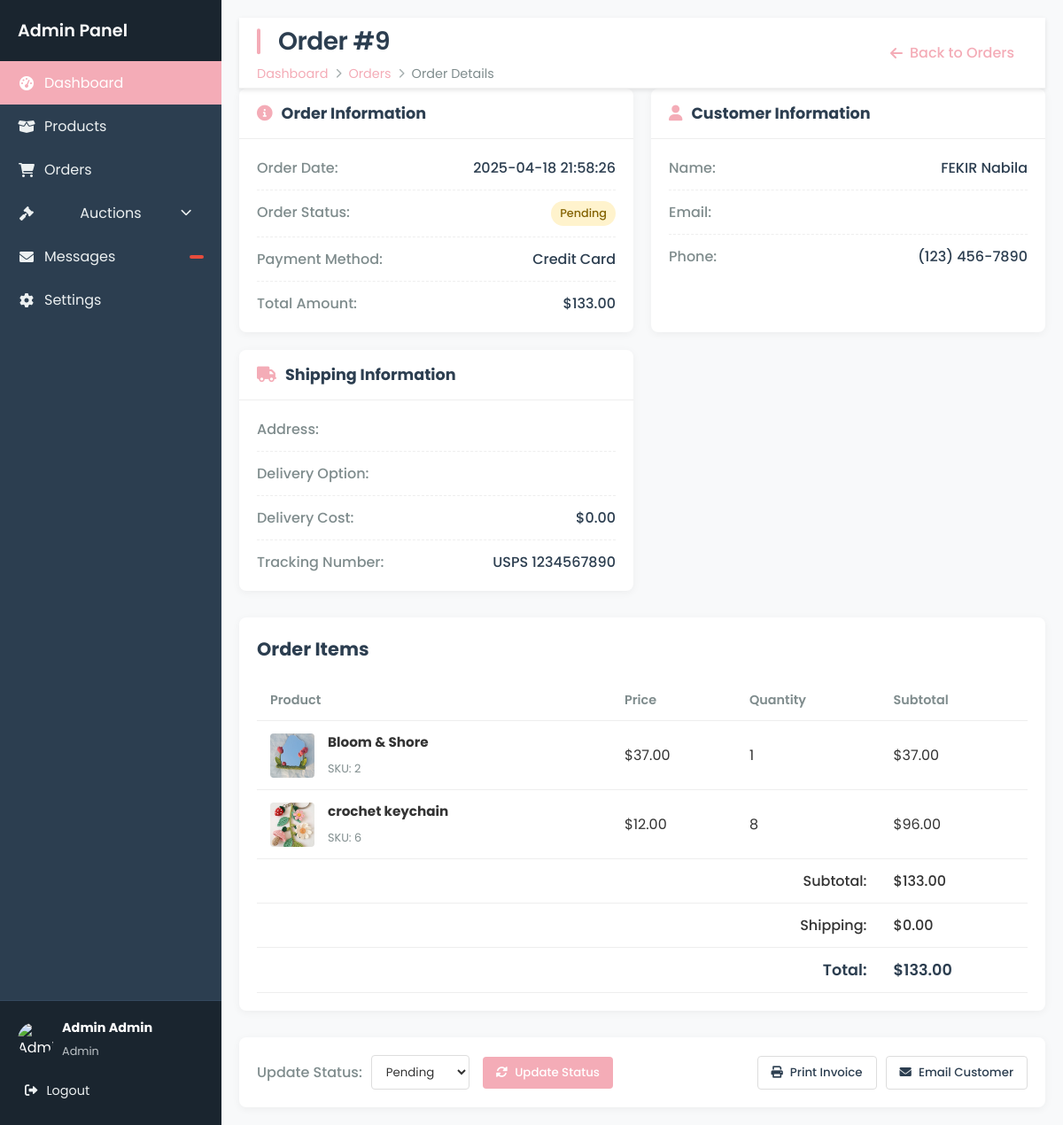
Page /order_details/9 (signed in) on the earlier database version.
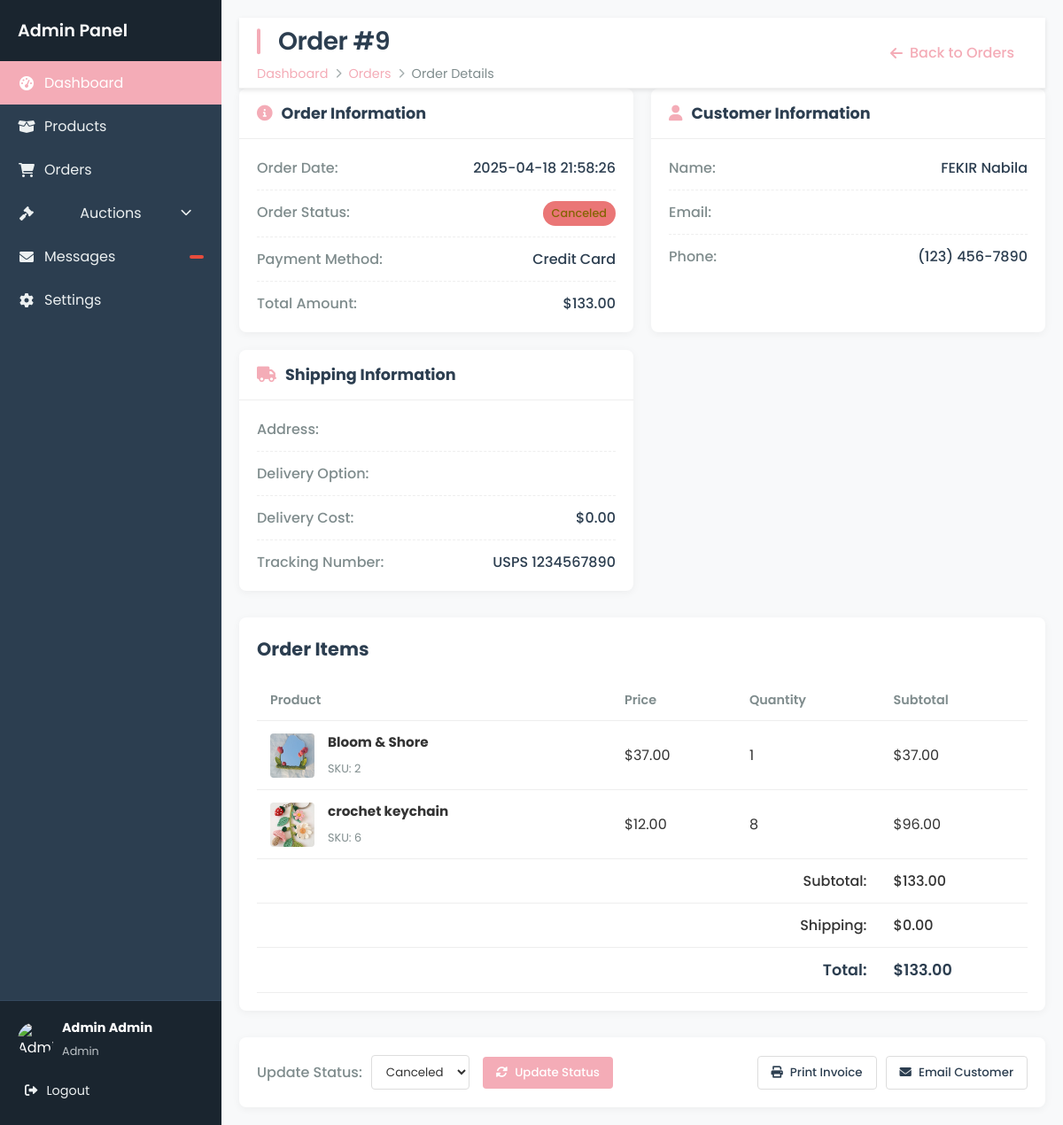
Same page on the later database version.
### tables this page shows
CREATE TABLE commande (
            id INTEGER PRIMARY KEY AUTOINCREMENT,
            user_id INTEGER NOT NULL,
            address TEXT NOT NULL,
            delivery_option TEXT NOT NULL,
            delivery_cost REAL NOT NULL,
            total_amount REAL NOT NULL,
            order_date TIMESTAMP DEFAULT CURRENT_TIMESTAMP,
            status TEXT NOT NULL DEFAULT 'pending' CHECK(status IN ('pending', 'delivered', 'canceled')),
            FOREIGN KEY (user_id) REFERENCES users(id)
);

### app.py (the view)
@app.route("/order_details/<int:order_id>")
@login_required
def order_details(order_id):
    conn = get_db()
    cursor = conn.cursor()
    cursor.execute(
        """
        SELECT c.*, u.FirstName, u.LastName
        FROM commande c
        JOIN users u ON c.user_id = u.id
        WHERE c.id = ?
    """,
        (order_id,),
    )
    order = cursor.fetchone()
    cursor.execute(
        """
        SELECT ci.*, p.name as product_name , p.image_url as product_img
        FROM commande_items ci
        JOIN products p ON ci.product_id = p.id
        WHERE ci.commande_id = ?
    """,
        (order_id,),
    )
    items = cursor.fetchall()
    conn.close()
    return render_template("admin_orders_details.html", order=order, items=items)

### app.py (called while the page is built)
@login_manager.user_loader
def load_user(user_id):
    conn = get_db()
    user = conn.execute("SELECT * FROM users WHERE id = ?", (user_id,)).fetchone()
    conn.close()
    if user:
        return User(
            user["id"],
            user["FirstName"],
            user["LastName"],
            user["Email"],
            user["phoneNum"],
            user["password"],
            user["is_admin"],
        )
    return None

def get_db():
    conn = sqlite3.connect("database.db")
    conn.row_factory = sqlite3.Row
    return conn

### templates/admin_orders_details.html (shortened to what the changed rows need)
<!DOCTYPE html>
<html lang="en">
<head>
    <link rel="stylesheet" href="{{ url_for('static', filename='admin_oreders_details.css') }}">
    <link rel="stylesheet" href="{{ url_for('static', filename='home_admin.css') }}">
    <link rel="stylesheet" href="{{ url_for('static', filename='navbar.css') }}">
    <link rel="stylesheet" href="https://cdnjs.cloudflare.com/ajax/libs/font-awesome/6.0.0/css/all.min.css">
</head>
<body>
    <div class="admin-container">
    <aside class="sidebar">
        <div class="sidebar-header">
            <h2>Admin Panel</h2>
        </div>
    </aside>
        <main class="main-content">
            <header class="main-header">
                <div>
                    <h1>Order #{{ order.id }}</h1>
                    <nav class="breadcrumb">
                        <a href="{{ url_for('home_admin') }}">Dashboard</a>
                        <i class="fas fa-chevron-right"></i>
                        <a href="{{ url_for('admin_orders') }}">Orders</a>
                        <i class="fas fa-chevron-right"></i>
                        <span>Order Details</span>
                    </nav>
                </div>
            </header>
            <div class="order-summary">
                <div class="summary-card">
                    <div class="summary-body">
                        <div class="summary-row">
                            <span class="summary-label">Order Date:</span>
                            <span class="summary-value">{{ order.order_date }}</span>
                        </div>
                        <div class="summary-row">
                            <span class="summary-label">Order Status:</span>
                            <span class="status {{ order.status }}">{{ order.status|capitalize }}</span>
                        </div>
                        <div class="summary-row">
                            <span class="summary-label">Total Amount:</span>
                            <span class="summary-value">${{ "%.2f"|format(order.total_amount) }}</span>
                        </div>
                    </div>
                </div>
                <div class="summary-card">
                    <div class="summary-body">
                        <div class="summary-row">
                            <span class="summary-label">Delivery Cost:</span>
                            <span class="summary-value">${{ "%.2f"|format(order.delivery_cost) }}</span>
                        </div>
                    </div>
                </div>
            </div>
            <div class="content-card">
                <div class="card-header">
                    <h2>Order Items</h2>
                </div>
                <div class="table-responsive">
                    <table>
                        <thead>
                            <tr>
                                <th>Product</th>
                                <th>Price</th>
                                <th>Quantity</th>
                                <th>Subtotal</th>
                            </tr>
                        </thead>
                        <tfoot>
                            <tr>
                                <td colspan="3" class="text-right">Subtotal:</td>
                                <td>${{ "%.2f"|format(order.total_amount - order.delivery_cost) }}</td>
                            </tr>
                            <tr>
                                <td colspan="3" class="text-right">Shipping:</td>
                                <td>${{ "%.2f"|format(order.delivery_cost) }}</td>
                            </tr>
                            <tr>
                                <td colspan="3" class="text-right total">Total:</td>
                                <td class="total">${{ "%.2f"|format(order.total_amount) }}</td>
                            </tr>
                        </tfoot>
                    </table>
                </div>
            </div>
            <div class="order-actions">
                <form action="{{ url_for('update_order_status', order_id=order.id) }}" method="POST" class="status-form">
                    <div class="form-group">
                        <label for="status">Update Status:</label>
                        <select name="status" id="status">
                            <option value="pending" {% if order.status == 'pending' %}selected{% endif %}>Pending</option>
                            <option value="canceled" {% if order.status == 'canceled' %}selected{% endif %}>Canceled</option>
                        </select>
                    </div>
                </form>
            </div>
        </main>
    </div>
</body>
</html>

Differences in the rows shown:
changed commande id 9: status "Pending" → "Canceled"
